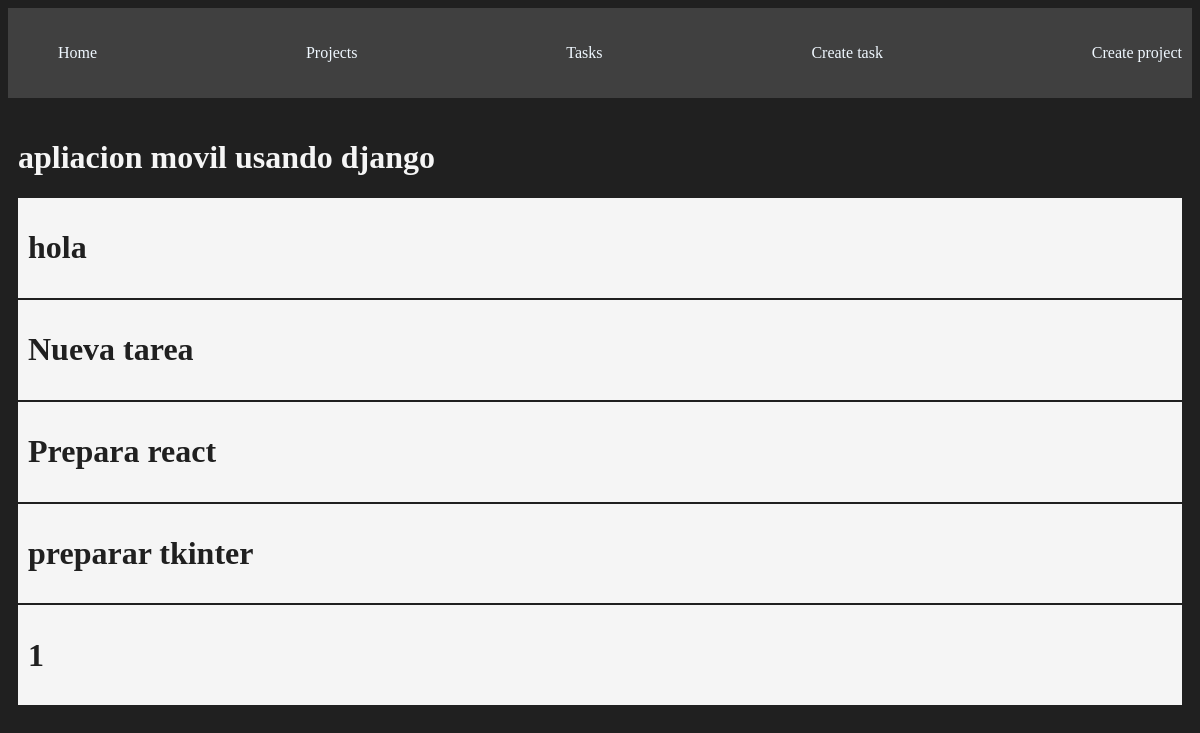
Screenshot of /project/2/ with the database file from the repository.
### myapp/models.py (models this page shows, shortened)
class Project(models.Model):
    name = models.CharField(max_length=200)
    hecho = models.BooleanField(default=False)
    def __str__(self):
        return self.name

class Task(models.Model):
    title = models.CharField(max_length=200)
    description = models.TextField()
    project = models.ForeignKey(Project, on_delete=models.CASCADE)
    hecho = models.BooleanField(default=False)

### myapp/views.py (the view)
# urls.py: path('project/<int:id>/', views.project_detail, name='project_detail'),
def project_detail(request, id):
    project = get_object_or_404(Project, id=id)
    tasks = Task.objects.filter(project_id=id)
    print(project)
    return render(request, 'projects/detail.html', {
        'project' : project,
        'tasks' : tasks
    })

### myapp/templates/projects/detail.html
{% extends 'layouts/base.html' %}
{% block content %}
<h1>{{project}}</h1>
{% for task in tasks %}
<div class="card">
    <h1>{{task.title}}</h1>
</div>
{% endfor %}
{% endblock %}

### myapp/static/styles/main.css (style rules this page uses)
body { background: #202020; color: whitesmoke; }
.card { background: whitesmoke; color: #202020; padding: 10px; margin-bottom: 2px; }

### rows the page displays
Project: name "apliacion movil usando django"
Task: title "hola"
Task: title "Nueva tarea"
Task: title "Prepara react"
Task: title "preparar tkinter"
Task: title "1"
